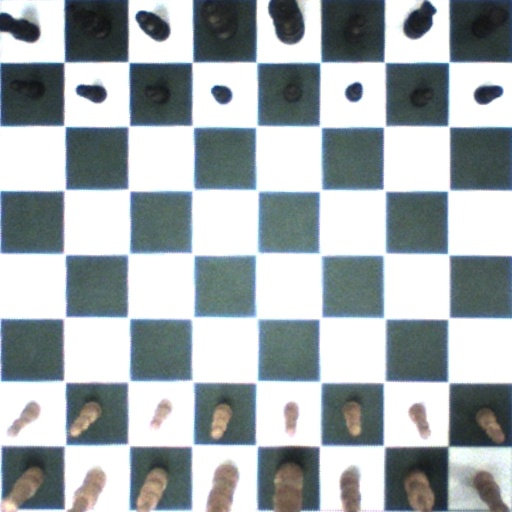
#> input picture src/project/src/frame0000.jpg, 512 x 512 px
$ python calibrate.py frame0000.jpg --output out.png
#> lines starting #> are read from the running program, lines starting #| are printed output that depends on the picture
#! /usr/bin/python
import os, sys, argparse
import numpy as np
import cv2 as v

# Side length of chessboard squares, converted from inches to meters.
SQUARE_DIM = 2.25*2.54/100
# number of internal corners, not number of squares
BOARD_SIZE = (7,7)

# Various parameters for edge refinement algorithm.
CRNR_TERM = (v.TERM_CRITERIA_EPS | v.TERM_CRITERIA_MAX_ITER, 30, 0.001)
CRNR_WIND = (5,5)
CRNR_IGN = (-1,-1)


def calibrate_camera(imfiles):
    """Given a list of calibration image filenames IMFILES, compute
    and return the camera matrix and distortion parameters."""

    # Create an array of world coordinates for the chessboard points.
    size = BOARD_SIZE
    objp = np.zeros((size[0]*size[1],3), np.float32)
    objp[:,:2] = np.mgrid[0:size[0],0:size[1]].T.reshape(-1,2) * SQUARE_DIM

    # Lists of object and image points from the images.
    objpoints = []
    imgpoints = []

    # For each image in the calibration set, find the chessboard and
    #  add the detected points to objpoints and imgpoints.
    for imfile in imfiles:

        im = v.imread(imfile, v.CV_LOAD_IMAGE_GRAYSCALE)
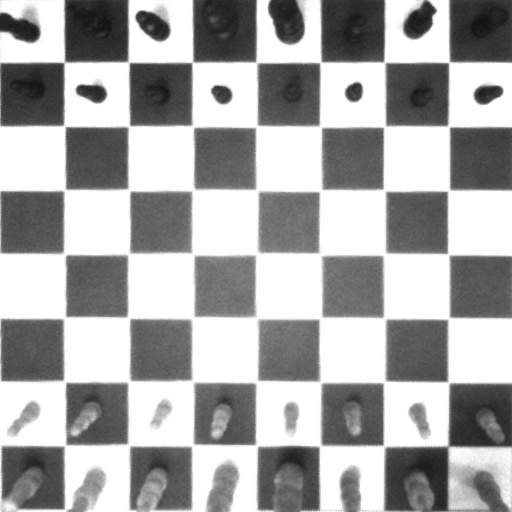
#> im: shape (512, 512); min 18, max 255, mean 168
        found, corners = v.findChessboardCorners(im, size, None)
#> found = False; corners = 45 rows, first 8: [127.5, 62.5], [63.5, 61], [192, 61.5], [193.5, 125.5], [129, 126.5], [64.5, 126], [129, 190], [65, 190.5]

        if found:
            # refine the corners
            v.cornerSubPix(im, corners, CRNR_WIND, CRNR_IGN, CRNR_TERM)

            # then add them to the corner list
            objpoints.append(objp)
            imgpoints.append(corners)

            # If verbose, show the corners as they're detected.
            if DBG_SHOW_CORNERS:
                v.drawChessboardCorners(im, size, corners, found)
                v.imshow('Corners', im)
                v.waitKey(500)

    v.destroyAllWindows()

    # Find camera calibration coefficients based on all those points.
#> (the run stopped early here; a loop or call above may not have finished)
